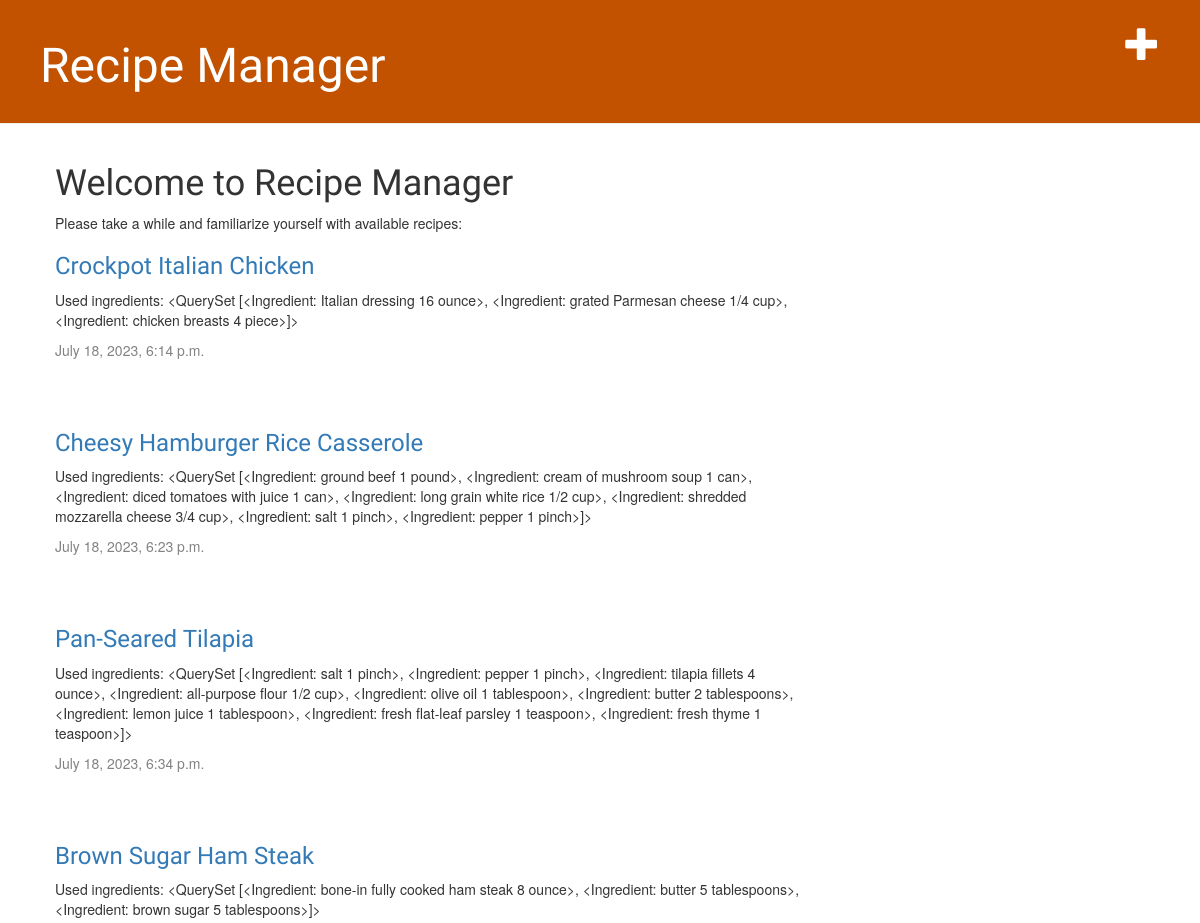
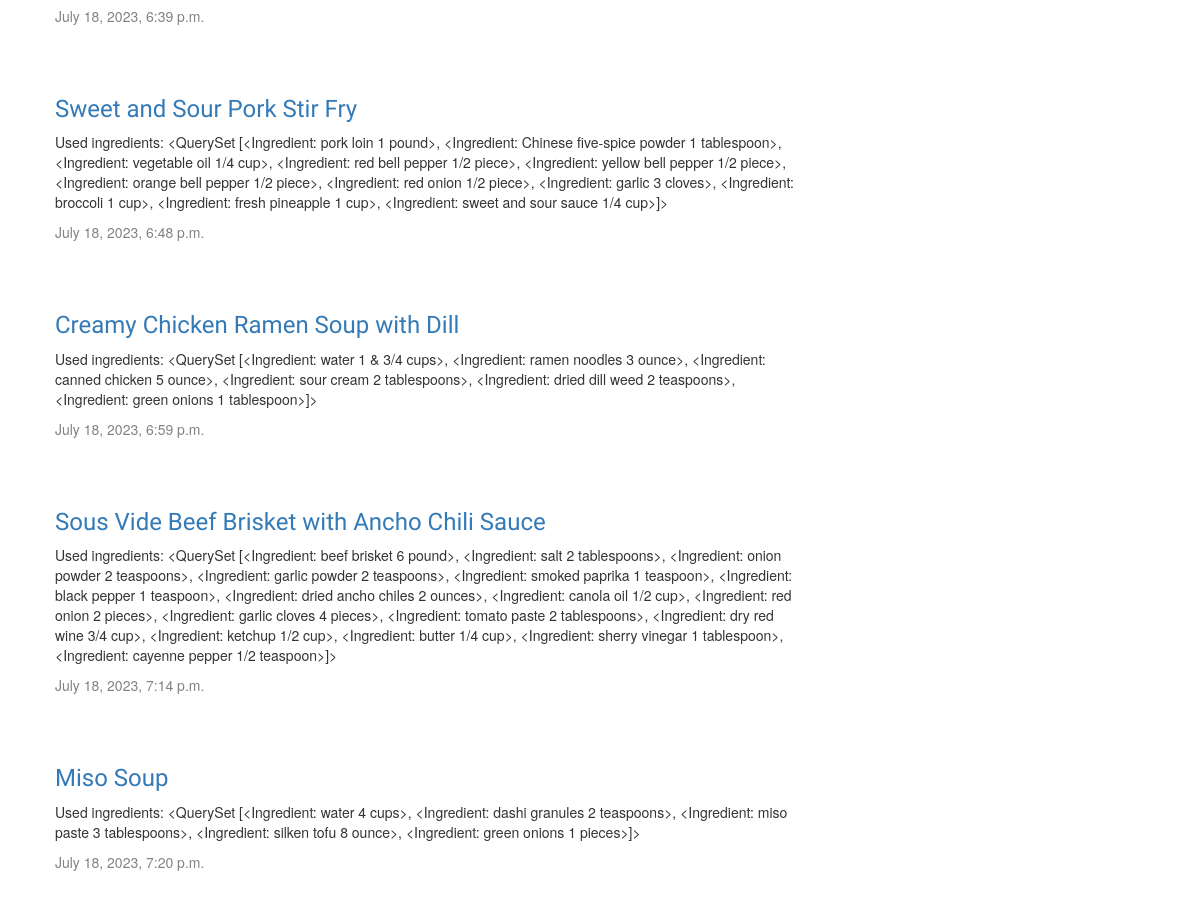
The app's page / (signed in) with its own data (2 pictures, top to bottom).
### recipes/models/recipe.py (models this page shows, shortened)
class Recipe(models.Model):
    title = models.CharField(max_length=100, db_comment="The title of the recipe.")
    description = models.TextField(db_comment="A description or instructions for the recipe.")
    chef = models.ForeignKey(Chef, on_delete=models.CASCADE, db_comment="The chef who created the recipe.")
    ingredients = models.ManyToManyField(Ingredient)
    categories = models.ManyToManyField(Category)
    created_at = models.DateTimeField(auto_now_add=True, db_comment="The timestamp when the recipe was created.")

### recipes/models/ingredient.py (models this page shows)
class Ingredient(models.Model):
    name = models.CharField(max_length=100, db_comment="The name of the ingredient.")
    quantity = models.CharField(max_length=100, db_comment="The quantity or amount required.")
    def __str__(self):
        return f'{self.name} {self.quantity}'

### recipes/views/recipes_view.py (the view)
# urls.py: path('', views.recipes_list, name='recipes_list'),
def recipes_list(request):
    try:
        recipes = Recipe.objects.filter(created_at__lte=timezone.now()).order_by('created_at')
        return render(request, 'recipes/recipes_list.html', {'recipes': recipes})
    except Http404:
        return render(request, "recipes/error.html", {"error_title": "page not found",
                                                      "error_text1": "Sorry, but the page you requested cannot be found.",
                                                      "error_text2": "Try checking the URL for errors, then hit the refresh button on your browser."})

### recipes/templates/recipes/recipes_list.html (shortened to what this page needs)
{% extends 'recipes/home.html' %}
{% block content %}
<div>
    <h1>Welcome to Recipe Manager</h1>
    <p>Please take a while and familiarize yourself with available recipes:</p>
</div>
{% for recipe in recipes %}
<div class="recipe">
    <h3><a href="{% url 'recipe_detail' pk=recipe.pk %}">{{ recipe.title }}</a></h3>
    <p>Used ingredients: {{ recipe.ingredients.all }}</p>
    <div class="date">
        {{ recipe.created_at }}
    </div>
    </div>
{% endfor %}
{% endblock %}

### recipes/static/css/recipes.css (style rules this page uses)
h1, h2, h3, h4 { font-family: 'Lobster', cursive; }
.date { color: #828282; }
.recipe { margin-bottom: 70px; }

### records on screen
Recipe: title "Crockpot Italian Chicken", ingredients.all "<QuerySet [<Ingredient: Italian dressing 16 ounce>, <Ingredient: grated Parmesan cheese 1/4 cup>, <Ingredient: chicken breasts 4 piece>]>", created_at "July 18, 2023, 6:14 p.m."
Recipe: title "Cheesy Hamburger Rice Casserole", ingredients.all "<QuerySet [<Ingredient: ground beef 1 pound>, <Ingredient: cream of mushroom soup 1 can>, <Ingredient: diced tomatoes with juice 1 can>, <Ingredient: long grain white rice 1/2 cup>, <Ingredient: shredded mozzarella cheese 3/4 cup>, <Ingredient: salt 1 pinch>, <Ingredient: pepper 1 pinch>]>", created_at "July 18, 2023, 6:23 p.m."
Recipe: title "Pan-Seared Tilapia", ingredients.all "<QuerySet [<Ingredient: salt 1 pinch>, <Ingredient: pepper 1 pinch>, <Ingredient: tilapia fillets 4 ounce>, <Ingredient: all-purpose flour 1/2 cup>, <Ingredient: olive oil 1 tablespoon>, <Ingredient: butter 2 tablespoons>, <Ingredient: lemon juice 1 tablespoon>, <Ingredient: fresh flat-leaf parsley 1 teaspoon>, <Ingredient: fresh thyme 1 teaspoon>]>", created_at "July 18, 2023, 6:34 p.m."
Recipe: title "Brown Sugar Ham Steak", ingredients.all "<QuerySet [<Ingredient: bone-in fully cooked ham steak 8 ounce>, <Ingredient: butter 5 tablespoons>, <Ingredient: brown sugar 5 tablespoons>]>", created_at "July 18, 2023, 6:39 p.m."
Recipe: title "Sweet and Sour Pork Stir Fry", ingredients.all "<QuerySet [<Ingredient: pork loin 1 pound>, <Ingredient: Chinese five-spice powder 1 tablespoon>, <Ingredient: vegetable oil 1/4 cup>, <Ingredient: red bell pepper 1/2 piece>, <Ingredient: yellow bell pepper 1/2 piece>, <Ingredient: orange bell pepper 1/2 piece>, <Ingredient: red onion 1/2 piece>, <Ingredient: garlic 3 cloves>, <Ingredient: broccoli 1 cup>, <Ingredient: fresh pineapple 1 cup>, <Ingredient: sweet and sour sauce 1/4 cup>]>", created_at "July 18, 2023, 6:48 p.m."
Recipe: title "Creamy Chicken Ramen Soup with Dill", ingredients.all "<QuerySet [<Ingredient: water 1 & 3/4 cups>, <Ingredient: ramen noodles 3 ounce>, <Ingredient: canned chicken 5 ounce>, <Ingredient: sour cream 2 tablespoons>, <Ingredient: dried dill weed 2 teaspoons>, <Ingredient: green onions 1 tablespoon>]>", created_at "July 18, 2023, 6:59 p.m."
Recipe: title "Sous Vide Beef Brisket with Ancho Chili Sauce", ingredients.all "<QuerySet [<Ingredient: beef brisket 6 pound>, <Ingredient: salt 2 tablespoons>, <Ingredient: onion powder 2 teaspoons>, <Ingredient: garlic powder 2 teaspoons>, <Ingredient: smoked paprika 1 teaspoon>, <Ingredient: black pepper 1 teaspoon>, <Ingredient: dried ancho chiles 2 ounces>, <Ingredient: canola oil 1/2 cup>, <Ingredient: red onion 2 pieces>, <Ingredient: garlic cloves 4 pieces>, <Ingredient: tomato paste 2 tablespoons>, <Ingredient: dry red wine 3/4 cup>, <Ingredient: ketchup 1/2 cup>, <Ingredient: butter 1/4 cup>, <Ingredient: sherry vinegar 1 tablespoon>, <Ingredient: cayenne pepper 1/2 teaspoon>]>", created_at "July 18, 2023, 7:14 p.m."
Recipe: title "Miso Soup", ingredients.all "<QuerySet [<Ingredient: water 4 cups>, <Ingredient: dashi granules 2 teaspoons>, <Ingredient: miso paste 3 tablespoons>, <Ingredient: silken tofu 8 ounce>, <Ingredient: green onions 1 pieces>]>", created_at "July 18, 2023, 7:20 p.m."
